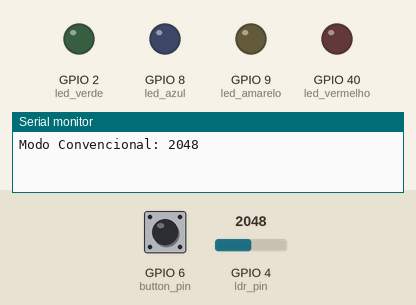
This sketch was run on a simulated ESP32-S3. Shown: output pins drawn as LEDs (lit = HIGH), the last lines printed to the serial monitor. Inputs (shaded band) come from the test bench; at power-on: GPIO 6 (button_pin) HIGH, GPIO 4 (ldr_pin) = 2048.

Above: at 18.0 s.
18.1 s: GPIO 6 (button_pin) pulled LOW for 3 s
At 32.1 s:
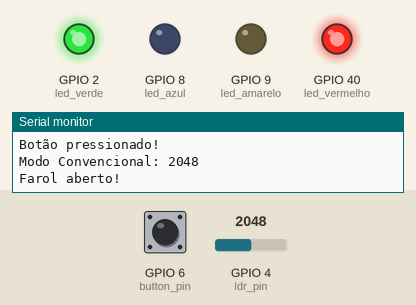
33.1 s: GPIO 4 (ldr_pin) set to 830
48.1 s: GPIO 4 (ldr_pin) set to 749
At 48.1 s:
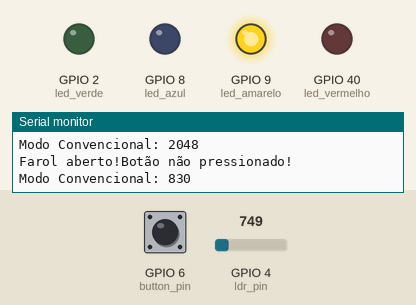
63.1 s: GPIO 4 (ldr_pin) set to 840
At 64.5 s:
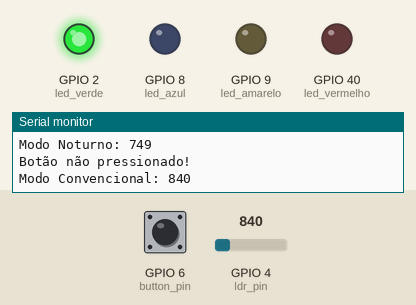
Timing chart, 0 to 79.1 s (numbered marks = the images above; inputs shaded):
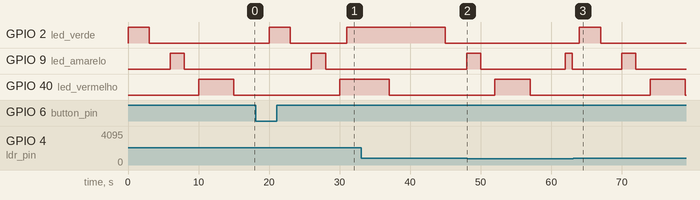

The sketch:

sketch.ino
```cpp
#include <WiFi.h>
#include <HTTPClient.h>

#define led_azul 8 // Pino utilizado para controle do led azul
#define led_verde 2 // Pino utilizado para controle do led verde
#define led_vermelho 40 // Pino utilizado para controle do led vermelho
#define led_amarelo 9 // Pino utilizado para controle do led amarelo

const int button_pin = 6;  // Pino utilizado para controle do botão
int buttonState = HIGH;  // Variável de status do botão
unsigned long lastDebounceTime = 0; // Configuração do Debounce
unsigned long debounceDelay = 50; // Configuração do Debounce

const int ldr_pin = 4;  // Pino do ldr
int ldr_status; // Variável de status do ldr
int threshold=800; // Variável que determina o threshold

void setup() {

  // Configuração inicial dos pinos para controle dos leds como OUTPUTs (saídas) do ESP32
  pinMode(led_azul,OUTPUT);
  pinMode(led_verde,OUTPUT);
  pinMode(led_vermelho,OUTPUT);
  pinMode(led_amarelo, OUTPUT);

  // Inicialização das entradas
  pinMode(button_pin, INPUT); // Inicia o botão como input
  digitalWrite(led_azul, LOW);
  digitalWrite(led_verde, LOW);
  digitalWrite(led_vermelho, LOW);
  digitalWrite(led_amarelo, LOW);

  Serial.begin(9600); // Configuração para debug por interface serial entre ESP e computador com baud rate de 9600
}

void loop() {
  unsigned long currentMillis = millis();
  buttonState = digitalRead(button_pin);// Verifica estado do botão

  if ((currentMillis - lastDebounceTime) > debounceDelay) { //Adição da lógida do Debounce
    if (buttonState == LOW) {
        Serial.println("Botão pressionado!");
    } else {
        Serial.println("Botão não pressionado!");
    }
    lastDebounceTime = currentMillis; // Atualizar o tempo
}

  int ldr_status=analogRead(ldr_pin);

  if(ldr_status<=threshold) { //Inicialização do Modo Noturno
    Serial.print("Modo Noturno: ");
    Serial.println(ldr_status);
    digitalWrite(led_amarelo, HIGH);
    delay(1000);
    digitalWrite(led_amarelo, LOW);
    delay(1000);

  }else{
    Serial.print("Modo Convencional: "); //Inicialização do Modo Conevncional se a condição do Modo Noturno não for atendida
    Serial.println(ldr_status);
    digitalWrite(led_verde, HIGH);
    delay(3000);
    digitalWrite(led_verde, LOW);
    delay(3000);
    digitalWrite(led_amarelo, HIGH);
    delay(2000);
    digitalWrite(led_amarelo, LOW);
    delay(2000);

    digitalWrite(led_vermelho, HIGH);
        bool ledVermelhoAtivo = digitalRead(led_vermelho); //Variável para estado do Led vermelho
          if (ldr_status > threshold && ledVermelhoAtivo && buttonState == LOW) { //Condição para abrir o farol se o botão estiver pressionado, o Modo convencional ativado e o led vermelho aceso
              delay(1000);
              digitalWrite(led_verde, HIGH);
              Serial.print("Farol aberto!");
              delay(1000);
          }
    delay(5000);
    digitalWrite(led_vermelho, LOW);
    delay(5000);
    }
}
```

Measured:
- the behaviour switches between 801 and 800 on GPIO 4 (ldr_pin) (found by bisection; images 1 and 2)
- after the input at 48.1 s, GPIO 2 (led_verde): stays LOW (without the input it goes to HIGH after 13.9 s)
- after the input at 63.1 s, GPIO 2 (led_verde): LOW → HIGH after 0.90 s, → LOW 3.0 s later; GPIO 40 (led_vermelho): LOW → HIGH after 10.9 s, → LOW 5.0 s later
